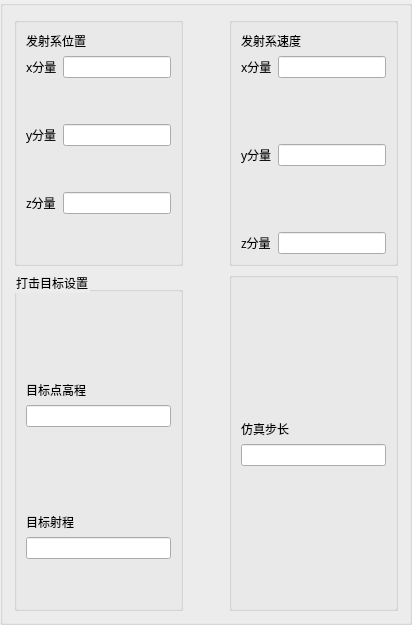
              <widget class="QGroupBox" name="groupBox_9">
               <property name="sizePolicy">
                <sizepolicy hsizetype="Expanding" vsizetype="Expanding">
                 <horstretch>0</horstretch>
                 <verstretch>0</verstretch>
                </sizepolicy>
               </property>
               <property name="title">
                <string/>
               </property>
               <layout class="QVBoxLayout" name="verticalLayout_9">
                <item>
                 <layout class="QGridLayout" name="gridLayout_13">
                  <item row="0" column="0">
                   <widget class="QGroupBox" name="groupBox_13">
                    <property name="title">
                     <string/>
                    </property>
                    <layout class="QGridLayout" name="gridLayout_12">
                     <item row="5" column="0">
                      <widget class="QLabel" name="label_17">
                       <property name="font">
                        <font>
                         <family>微软雅黑</family>
                         <pointsize>9</pointsize>
                         <weight>50</weight>
                         <bold>false</bold>
                        </font>
                       </property>
                       <property name="text">
                        <string>z分量</string>
                       </property>
                       <property name="buddy">
                        <cstring>coorLaunch_Z</cstring>
                       </property>
                      </widget>
                     </item>
                     <item row="1" column="0">
                      <widget class="QLabel" name="label_15">
                       <property name="font">
                        <font>
                         <family>微软雅黑</family>
                         <pointsize>9</pointsize>
                         <weight>50</weight>
                         <bold>false</bold>
                        </font>
                       </property>
                       <property name="text">
                        <string>x分量</string>
                       </property>
                       <property name="buddy">
                        <cstring>coorLaunch_X</cstring>
                       </property>
                      </widget>
                     </item>
                     <item row="3" column="0">
                      <widget class="QLabel" name="label_16">
                       <property name="font">
                        <font>
                         <family>微软雅黑</family>
                         <pointsize>9</pointsize>
                         <weight>50</weight>
                         <bold>false</bold>
                        </font>
                       </property>
                       <property name="text">
                        <string>y分量</string>
                       </property>
                       <property name="buddy">
                        <cstring>coorLaunch_Y</cstring>
                       </property>
                      </widget>
                     </item>
                     <item row="5" column="1">
                      <widget class="QLineEdit" name="coorLaunch_Z">
                       <property name="sizePolicy">
                        <sizepolicy hsizetype="Minimum" vsizetype="Fixed">
                         <horstretch>0</horstretch>
                         <verstretch>0</verstretch>
                        </sizepolicy>
                       </property>
                      </widget>
                     </item>
                     <item row="3" column="1">
                      <widget class="QLineEdit" name="coorLaunch_Y">
                       <property name="sizePolicy">
                        <sizepolicy hsizetype="Minimum" vsizetype="Fixed">
                         <horstretch>0</horstretch>
                         <verstretch>0</verstretch>
                        </sizepolicy>
                       </property>
                      </widget>
                     </item>
                     <item row="1" column="1">
                      <widget class="QLineEdit" name="coorLaunch_X">
                       <property name="sizePolicy">
                        <sizepolicy hsizetype="Minimum" vsizetype="Fixed">
                         <horstretch>0</horstretch>
                         <verstretch>0</verstretch>
                        </sizepolicy>
                       </property>
                      </widget>
                     </item>
                     <item row="0" column="0" colspan="2">
                      <widget class="QLabel" name="label_14">
                       <property name="font">
                        <font>
                         <family>宋体</family>
                        </font>
                       </property>
                       <property name="text">
                        <string>发射系位置</string>
                       </property>
                      </widget>
                     </item>
                     <item row="4" column="0">
                      <spacer name="verticalSpacer_21">
                       <property name="orientation">
                        <enum>Qt::Vertical</enum>
                       </property>
                       <property name="sizeHint" stdset="0">
                        <size>
                         <width>20</width>
                         <height>40</height>
                        </size>
                       </property>
                      </spacer>
                     </item>
                     <item row="2" column="0">
                      <spacer name="verticalSpacer_20">
                       <property name="orientation">
                        <enum>Qt::Vertical</enum>
                       </property>
                       <property name="sizeHint" stdset="0">
                        <size>
                         <width>20</width>
                         <height>40</height>
                        </size>
                       </property>
                      </spacer>
                     </item>
                     <item row="6" column="0">
                      <spacer name="verticalSpacer_22">
                       <property name="orientation">
                        <enum>Qt::Vertical</enum>
                       </property>
                       <property name="sizeHint" stdset="0">
                        <size>
                         <width>20</width>
                         <height>40</height>
                        </size>
                       </property>
                      </spacer>
                     </item>
                    </layout>
                   </widget>
                  </item>
                  <item row="0" column="2">
                   <widget class="QGroupBox" name="groupBox_12">
                    <property name="title">
                     <string/>
                    </property>
                    <layout class="QGridLayout" name="gridLayout_5">
                     <property name="sizeConstraint">
                      <enum>QLayout::SetDefaultConstraint</enum>
                     </property>
                     <item row="3" column="0">
                      <widget class="QLabel" name="label_20">
                       <property name="font">
                        <font>
                         <family>微软雅黑</family>
                         <pointsize>9</pointsize>
                         <weight>50</weight>
                         <bold>false</bold>
                        </font>
                       </property>
                       <property name="text">
                        <string>y分量</string>
                       </property>
                       <property name="buddy">
                        <cstring>coorLaunch_Vy</cstring>
                       </property>
                      </widget>
                     </item>
                     <item row="5" column="1">
                      <widget class="QLineEdit" name="coorLaunch_Vz">
                       <property name="sizePolicy">
                        <sizepolicy hsizetype="Minimum" vsizetype="Fixed">
                         <horstretch>0</horstretch>
                         <verstretch>0</verstretch>
                        </sizepolicy>
                       </property>
                      </widget>
                     </item>
                     <item row="5" column="0">
                      <widget class="QLabel" name="label_19">
                       <property name="font">
                        <font>
                         <family>微软雅黑</family>
                         <pointsize>9</pointsize>
                         <weight>50</weight>
                         <bold>false</bold>
                        </font>
                       </property>
                       <property name="text">
                        <string>z分量</string>
                       </property>
                       <property name="buddy">
                        <cstring>coorLaunch_Vz</cstring>
                       </property>
                      </widget>
                     </item>
                     <item row="0" column="0" colspan="2">
                      <widget class="QLabel" name="label_18">
                       <property name="font">
                        <font>
                         <family>宋体</family>
                        </font>
                       </property>
                       <property name="text">
                        <string>发射系速度</string>
                       </property>
                      </widget>
                     </item>
                     <item row="1" column="0">
                      <widget class="QLabel" name="label_21">
                       <property name="font">
                        <font>
                         <family>微软雅黑</family>
                         <pointsize>9</pointsize>
                         <weight>50</weight>
                         <bold>false</bold>
                        </font>
                       </property>
                       <property name="text">
                        <string>x分量</string>
                       </property>
                       <property name="buddy">
                        <cstring>coorLaunch_Vx</cstring>
                       </property>
                      </widget>
                     </item>
                     <item row="3" column="1">
                      <widget class="QLineEdit" name="coorLaunch_Vy">
                       <property name="sizePolicy">
                        <sizepolicy hsizetype="Minimum" vsizetype="Fixed">
                         <horstretch>0</horstretch>
                         <verstretch>0</verstretch>
                        </sizepolicy>
                       </property>
                      </widget>
                     </item>
                     <item row="1" column="1">
                      <widget class="QLineEdit" name="coorLaunch_Vx">
                       <property name="sizePolicy">
                        <sizepolicy hsizetype="Minimum" vsizetype="Fixed">
                         <horstretch>0</horstretch>
                         <verstretch>0</verstretch>
                        </sizepolicy>
                       </property>
                      </widget>
                     </item>
                     <item row="2" column="0">
                      <spacer name="verticalSpacer_24">
                       <property name="orientation">
                        <enum>Qt::Vertical</enum>
                       </property>
                       <property name="sizeHint" stdset="0">
                        <size>
                         <width>20</width>
                         <height>40</height>
                        </size>
                       </property>
                      </spacer>
                     </item>
                     <item row="4" column="0">
                      <spacer name="verticalSpacer_25">
                       <property name="orientation">
                        <enum>Qt::Vertical</enum>
                       </property>
                       <property name="sizeHint" stdset="0">
                        <size>
                         <width>20</width>
                         <height>40</height>
                        </size>
                       </property>
                      </spacer>
                     </item>
                    </layout>
                   </widget>
                  </item>
                  <item row="1" column="0">
                   <widget class="QGroupBox" name="groupBox_8">
                    <property name="styleSheet">
                     <string notr="true">QGroupBox::title{
font-size: 13px;
font-weight: bold;
}</string>
                    </property>
                    <property name="title">
                     <string>打击目标设置</string>
                    </property>
                    <layout class="QVBoxLayout" name="verticalLayout_7">
                     <item>
                      <spacer name="verticalSpacer_11">
                       <property name="orientation">
                        <enum>Qt::Vertical</enum>
                       </property>
                       <property name="sizeHint" stdset="0">
                        <size>
                         <width>20</width>
                         <height>40</height>
                        </size>
                       </property>
                      </spacer>
                     </item>
                     <item>
                      <layout class="QGridLayout" name="gridLayout_8">
                       <item row="6" column="0">
                        <widget class="QLabel" name="label_32">
                         <property name="font">
                          <font>
                           <family>微软雅黑</family>
                           <pointsize>9</pointsize>
                           <weight>50</weight>
                           <bold>false</bold>
                          </font>
                         </property>
                         <property name="text">
                          <string>目标射程</string>
                         </property>
                         <property name="buddy">
                          <cstring>targetR</cstring>
                         </property>
                        </widget>
                       </item>
                       <item row="2" column="0">
                        <widget class="QLineEdit" name="targetH">
                         <property name="sizePolicy">
                          <sizepolicy hsizetype="Minimum" vsizetype="Fixed">
                           <horstretch>0</horstretch>
                           <verstretch>0</verstretch>
                          </sizepolicy>
                         </property>
                        </widget>
                       </item>
                       <item row="1" column="0">
                        <widget class="QLabel" name="label_12">
                         <property name="font">
                          <font>
                           <family>微软雅黑</family>
                           <pointsize>9</pointsize>
                           <weight>50</weight>
                           <bold>false</bold>
                          </font>
                         </property>
                         <property name="text">
                          <string>目标点高程</string>
                         </property>
                         <property name="buddy">
                          <cstring>targetH</cstring>
                         </property>
                        </widget>
                       </item>
                       <item row="7" column="0">
                        <widget class="QLineEdit" name="targetR">
                         <property name="sizePolicy">
                          <sizepolicy hsizetype="Minimum" vsizetype="Fixed">
                           <horstretch>0</horstretch>
                           <verstretch>0</verstretch>
                          </sizepolicy>
                         </property>
                        </widget>
                       </item>
                       <item row="8" column="0">
                        <spacer name="verticalSpacer_12">
                         <property name="orientation">
                          <enum>Qt::Vertical</enum>
                         </property>
                         <property name="sizeHint" stdset="0">
                          <size>
                           <width>20</width>
                           <height>40</height>
                          </size>
                         </property>
                        </spacer>
                       </item>
                       <item row="3" column="0">
                        <spacer name="verticalSpacer_7">
                         <property name="orientation">
                          <enum>Qt::Vertical</enum>
                         </property>
                         <property name="sizeHint" stdset="0">
                          <size>
                           <width>20</width>
                           <height>40</height>
                          </size>
                         </property>
                        </spacer>
                       </item>
                       <item row="4" column="0">
                        <spacer name="verticalSpacer_8">
                         <property name="orientation">
                          <enum>Qt::Vertical</enum>
                         </property>
                         <property name="sizeHint" stdset="0">
                          <size>
                           <width>20</width>
                           <height>40</height>
                          </size>
                         </property>
                        </spacer>
                       </item>
                       <item row="0" column="0">
                        <spacer name="verticalSpacer_23">
                         <property name="orientation">
                          <enum>Qt::Vertical</enum>
                         </property>
                         <property name="sizeHint" stdset="0">
                          <size>
                           <width>20</width>
                           <height>40</height>
                          </size>
                         </property>
                        </spacer>
                       </item>
                      </layout>
                     </item>
                    </layout>
                   </widget>
                  </item>
                  <item row="1" column="2">
                   <widget class="QGroupBox" name="groupBox_3">
                    <property name="title">
                     <string/>
                    </property>
                    <layout class="QVBoxLayout" name="verticalLayout_8">
                     <item>
                      <spacer name="verticalSpacer_10">
                       <property name="orientation">
                        <enum>Qt::Vertical</enum>
                       </property>
                       <property name="sizeHint" stdset="0">
                        <size>
                         <width>20</width>
                         <height>40</height>
                        </size>
                       </property>
                      </spacer>
                     </item>
                     <item>
                      <widget class="QLabel" name="label_33">
                       <property name="font">
                        <font>
                         <family>宋体</family>
                         <pointsize>9</pointsize>
                         <weight>50</weight>
                         <bold>false</bold>
                        </font>
                       </property>
                       <property name="text">
                        <string>仿真步长</string>
                       </property>
                       <property name="buddy">
                        <cstring>simuStep</cstring>
                       </property>
                      </widget>
                     </item>
                     <item>
                      <widget class="QLineEdit" name="simuStep">
                       <property name="sizePolicy">
                        <sizepolicy hsizetype="Minimum" vsizetype="Fixed">
                         <horstretch>0</horstretch>
                         <verstretch>0</verstretch>
                        </sizepolicy>
                       </property>
                      </widget>
                     </item>
                     <item>
                      <spacer name="verticalSpacer">
                       <property name="orientation">
                        <enum>Qt::Vertical</enum>
                       </property>
                       <property name="sizeHint" stdset="0">
                        <size>
                         <width>20</width>
                         <height>40</height>
                        </size>
                       </property>
                      </spacer>
                     </item>
                    </layout>
                   </widget>
                  </item>
                  <item row="0" column="1">
                   <spacer name="horizontalSpacer_8">
                    <property name="orientation">
                     <enum>Qt::Horizontal</enum>
                    </property>
                    <property name="sizeType">
                     <enum>QSizePolicy::Expanding</enum>
                    </property>
                    <property name="sizeHint" stdset="0">
                     <size>
                      <width>40</width>
                      <height>20</height>
                     </size>
                    </property>
                   </spacer>
                  </item>
                 </layout>
                </item>
               </layout>
              </widget>
